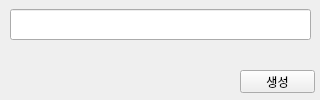
<?xml version="1.0" encoding="UTF-8"?>
<ui version="4.0">
 <class>Form</class>
 <widget class="QWidget" name="Form">
  <property name="geometry">
   <rect>
    <x>0</x>
    <y>0</y>
    <width>320</width>
    <height>100</height>
   </rect>
  </property>
  <property name="sizePolicy">
   <sizepolicy hsizetype="Fixed" vsizetype="Fixed">
    <horstretch>0</horstretch>
    <verstretch>0</verstretch>
   </sizepolicy>
  </property>
  <property name="minimumSize">
   <size>
    <width>320</width>
    <height>100</height>
   </size>
  </property>
  <property name="maximumSize">
   <size>
    <width>320</width>
    <height>100</height>
   </size>
  </property>
  <property name="windowTitle">
   <string>ttsApp</string>
  </property>
  <widget class="QLineEdit" name="txtQrData">
   <property name="geometry">
    <rect>
     <x>10</x>
     <y>9</y>
     <width>301</width>
     <height>31</height>
    </rect>
   </property>
  </widget>
  <widget class="QPushButton" name="btnQrGen">
   <property name="geometry">
    <rect>
     <x>240</x>
     <y>70</y>
     <width>75</width>
     <height>23</height>
    </rect>
   </property>
   <property name="text">
    <string>생성</string>
   </property>
  </widget>
 </widget>
 <resources/>
 <connections/>
</ui>
